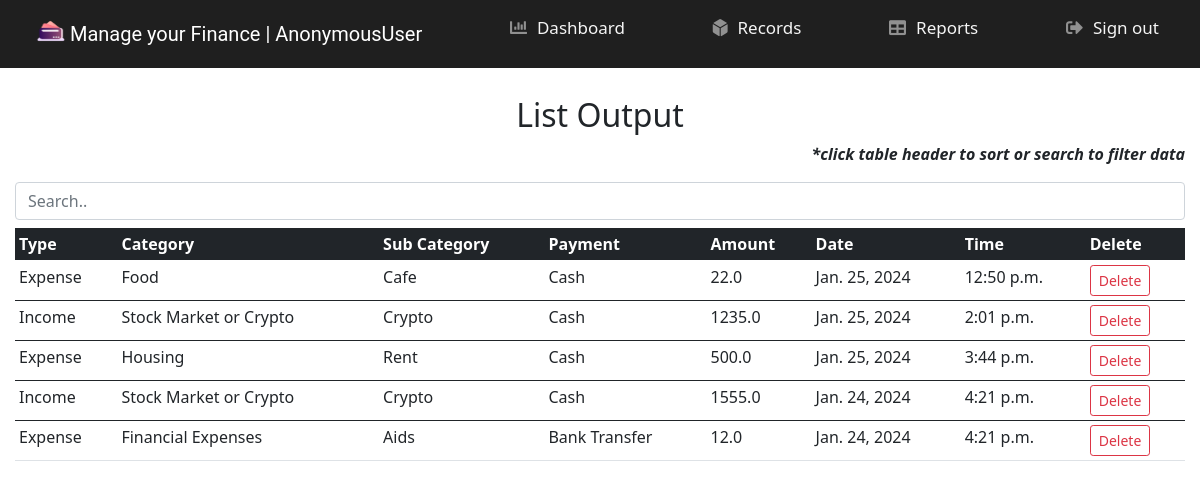
The app's page /reports/3/ with its own data.
### wallet_app/wallet/models.py (models this page shows, shortened)
class RecordModel(models.Model):
    type = models.CharField(max_length=40)
    category = models.CharField(max_length=40)
    sub_category = models.CharField(max_length=40)
    payment = models.CharField(max_length=40)
    amount = models.FloatField()
    date = models.DateField()
    time = models.TimeField(
        auto_now_add=True
    )
    user = models.ForeignKey(
        to=UserModel,
        on_delete=models.CASCADE,
        null=True,
    )

### wallet_app/wallet/views.py (the view)
# urls.py: path('reports/<int:pk>/', ReportsView.as_view(), name='reports'),
class ReportsView(View):
    template_name = "reports.html"
    def get(self, request, pk):
        user = get_object_or_404(User, pk=pk)
        posts = RecordModel.objects.all().filter(user=user).order_by("-date")
        context = {"posts": posts}
        return render(request, self.template_name, context)

### templates/reports.html (shortened to what this page needs)
{% extends 'main.html' %}
{% load static %}
{% block content %}
    <div class="text-center mb-2">
        <h2> List Output </h2>
    </div>
    <p class="text-end fst-italic fw-bold">*click table header to sort or search to filter data</p>
    <input class="form-control mb-2" id="input" type="text" placeholder="Search..">
    <div class="table-responsive">
        <table id="reports" class="table table-hover table-sm">
            <thead>
            <tr>
                <th class="table-dark" scope="col" onclick="sortTable(0)">Type</th>
                <th class="table-dark" scope="col" onclick="sortTable(1)">Category</th>
                <th class="table-dark" scope="col" onclick="sortTable(2)">Sub Category</th>
                <th class="table-dark" scope="col" onclick="sortTable(3)">Payment</th>
                <th class="table-dark" scope="col" onclick="sortTable(4)">Amount</th>
                <th class="table-dark" scope="col" onclick="sortTable(5)">Date</th>
                <th class="table-dark" scope="col" onclick="sortTable(6)">Time</th>
                <th class="table-dark" scope="col">Delete</th>
            </tr>
            </thead>
        <tr>
            {% for post in posts %}
            <tbody id="table">
            <td>{{ post.type }}</td>
            <td>{{ post.category }}</td>
            <td>{{ post.sub_category }}</td>
            <td>{{ post.payment }}</td>
            <td>{{ post.amount }}</td>
            <td>{{ post.date }}</td>
            <td>{{ post.time }}</td>
            <td><a class="btn btn-outline-danger btn-sm" href="{% url 'delete' pk=request.user.pk %}">Delete</a></td>
            </tr>
            </tbody>
            {% endfor %}
        </table>
    </div>
{% endblock %}

### records on screen
RecordModel: type "Expense", category "Food", sub_category "Cafe", payment "Cash", amount "22.0", date "Jan. 25, 2024", time "12:50 p.m."
RecordModel: type "Income", category "Stock Market or Crypto", sub_category "Crypto", payment "Cash", amount "1235.0", date "Jan. 25, 2024", time "2:01 p.m."
RecordModel: type "Expense", category "Housing", sub_category "Rent", payment "Cash", amount "500.0", date "Jan. 25, 2024", time "3:44 p.m."
RecordModel: type "Income", category "Stock Market or Crypto", sub_category "Crypto", payment "Cash", amount "1555.0", date "Jan. 24, 2024", time "4:21 p.m."
RecordModel: type "Expense", category "Financial Expenses", sub_category "Aids", payment "Bank Transfer", amount "12.0", date "Jan. 24, 2024", time "4:21 p.m."

### other values on screen
{{ request.user }} "AnonymousUser"
